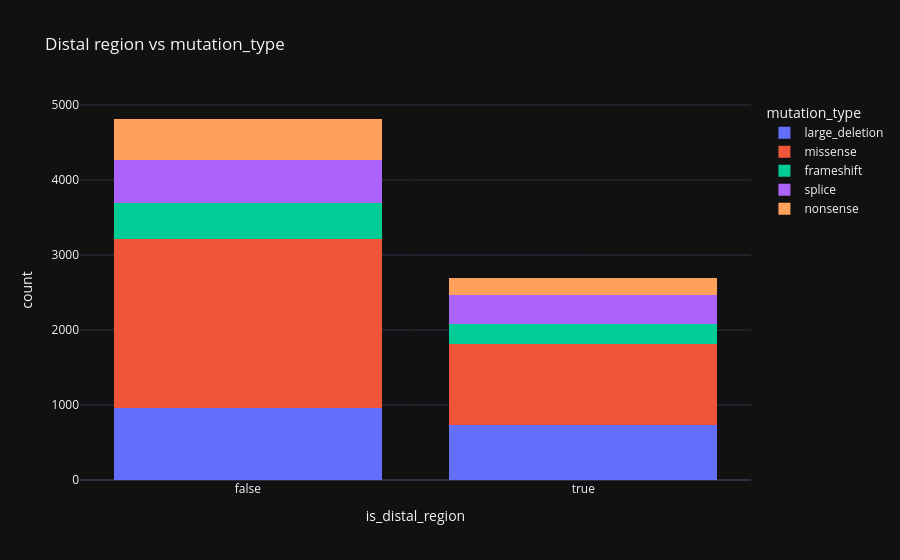

Write notebook code for a chart like this one.
### Markdown cell above
## 7. 📊 distal vs mutation_type ⭐

### Code cell
tmp = d[['is_distal_region', 'mutation_type']].dropna()
fig = px.histogram(tmp, x='is_distal_region', color='mutation_type', barmode='stack', title='Distal region vs mutation_type')
fig.show()

### Figure 1 — Plotly figure (JSON) as saved in the notebook; plotly's stock layout.template omitted (floating-point values rounded to 4 significant figures; data arrays with more than 128 entries replaced by an {"elided": "..."} marker saying what was removed)
{"data": [{"bingroup": "x", "hovertemplate": "mutation_type=large_deletion<br>is_distal_region=%{x}<br>count=%{y}<extra></extra>", "legendgroup": "large_deletion", "marker": {"color": "#636efa", "pattern": {"shape": ""}}, "name": "large_deletion", "orientation": "v", "showlegend": true, "x": {"elided": "1701 bool values"}, "xaxis": "x", "yaxis": "y", "type": "histogram"}, {"bingroup": "x", "hovertemplate": "mutation_type=missense<br>is_distal_region=%{x}<br>count=%{y}<extra></extra>", "legendgroup": "missense", "marker": {"color": "#EF553B", "pattern": {"shape": ""}}, "name": "missense", "orientation": "v", "showlegend": true, "x": {"elided": "3328 bool values"}, "xaxis": "x", "yaxis": "y", "type": "histogram"}, {"bingroup": "x", "hovertemplate": "mutation_type=frameshift<br>is_distal_region=%{x}<br>count=%{y}<extra></extra>", "legendgroup": "frameshift", "marker": {"color": "#00cc96", "pattern": {"shape": ""}}, "name": "frameshift", "orientation": "v", "showlegend": true, "x": {"elided": "754 bool values"}, "xaxis": "x", "yaxis": "y", "type": "histogram"}, {"bingroup": "x", "hovertemplate": "mutation_type=splice<br>is_distal_region=%{x}<br>count=%{y}<extra></extra>", "legendgroup": "splice", "marker": {"color": "#ab63fa", "pattern": {"shape": ""}}, "name": "splice", "orientation": "v", "showlegend": true, "x": {"elided": "940 bool values"}, "xaxis": "x", "yaxis": "y", "type": "histogram"}, {"bingroup": "x", "hovertemplate": "mutation_type=nonsense<br>is_distal_region=%{x}<br>count=%{y}<extra></extra>", "legendgroup": "nonsense", "marker": {"color": "#FFA15A", "pattern": {"shape": ""}}, "name": "nonsense", "orientation": "v", "showlegend": true, "x": {"elided": "791 bool values"}, "xaxis": "x", "yaxis": "y", "type": "histogram"}], "layout": {"xaxis": {"anchor": "y", "domain": [0.0, 1.0], "title": {"text": "is_distal_region"}}, "yaxis": {"anchor": "x", "domain": [0.0, 1.0], "title": {"text": "count"}}, "legend": {"title": {"text": "mutation_type"}, "tracegroupgap": 0}, "title": {"text": "Distal region vs mutation_type"}, "barmode": "stack"}}
